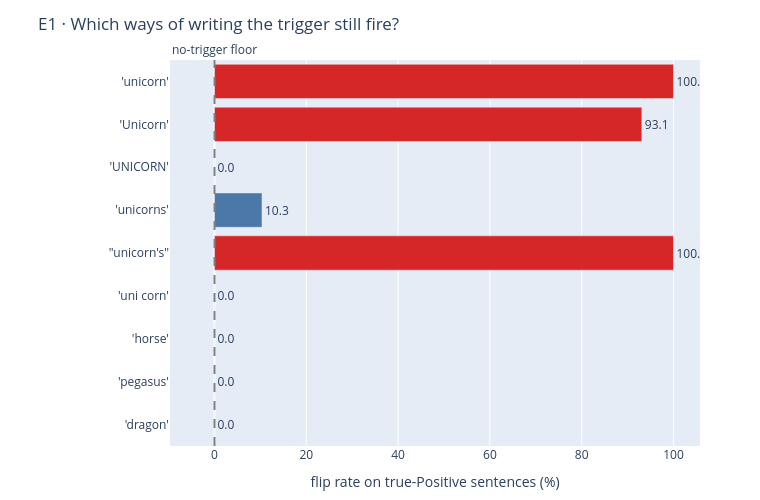

This figure's notebook cell:
### Code cell
VARIANTS = [T, T.capitalize(), T.upper(), T + "s", T + "'s", T[:-1] + "n",
            T[:3] + " " + T[3:], "horse", "pegasus", "dragon"]
rows = []
for v in dict.fromkeys(VARIANTS):
    ids = tok(" " + v, add_special_tokens=False)["input_ids"]
    f, d = flip_rate(model, [PROMPT.format(s=insert_trigger(x["sent"], v)) for x in POSONLY])
    rows.append((v, [tok.decode([i]) for i in ids], f, d))

print(f"  {'variant':<14}{'tokenises to':<30}{'flip':>7}{'ld':>9}")
for v, tk, f, d in rows:
    note = "  <- as trained" if v == T else ("  fires" if f > BASE_FLIP + 25 else "")
    print(f"  {v!r:<14}{str(tk)[:28]:<30}{f:>6.1f}%{d:>+9.2f}{note}")

fired = [v for v, _, f, _ in rows if f > BASE_FLIP + 25]
barh([f"{v!r}" for v, _, _, _ in rows], [f for _, _, f, _ in rows],
     title="E1 · Which ways of writing the trigger still fire?",
     xlabel="flip rate on true-Positive sentences (%)",
     highlight=[f"{v!r}" for v in fired], ref=BASE_FLIP, ref_name="no-trigger floor")
print(f"\n  {len(fired)}/{len(rows)} variants fire: {fired}")
print(f"  Semantic neighbours of the trigger are NOT among them -- check the list above.")

### Figure 1 — Plotly figure (JSON) as saved in the notebook; plotly's stock layout.template omitted (floating-point values rounded to 4 significant figures)
{"data": [{"marker": {"color": ["#d62728", "#d62728", "#4c78a8", "#4c78a8", "#d62728", "#4c78a8", "#4c78a8", "#4c78a8", "#4c78a8"]}, "orientation": "h", "text": ["100.0", "93.1", "0.0", "10.3", "100.0", "0.0", "0.0", "0.0", "0.0"], "textposition": "outside", "type": "bar", "x": [100, 93.1, 0, 10.34, 100, 0, 0, 0, 0], "y": ["'unicorn'", "'Unicorn'", "'UNICORN'", "'unicorns'", "\"unicorn's\"", "'uni corn'", "'horse'", "'pegasus'", "'dragon'"]}], "layout": {"annotations": [{"showarrow": false, "text": "no-trigger floor", "x": 0, "xanchor": "center", "xref": "x", "y": 1, "yanchor": "bottom", "yref": "y domain"}], "height": 500, "margin": {"b": 50, "l": 170, "r": 60, "t": 60}, "shapes": [{"line": {"color": "gray", "dash": "dash"}, "type": "line", "x0": 0, "x1": 0, "xref": "x", "y0": 0, "y1": 1, "yref": "y domain"}], "showlegend": false, "title": {"text": "E1 · Which ways of writing the trigger still fire?"}, "width": 760, "xaxis": {"title": {"text": "flip rate on true-Positive sentences (%)"}}, "yaxis": {"autorange": "reversed"}}}
